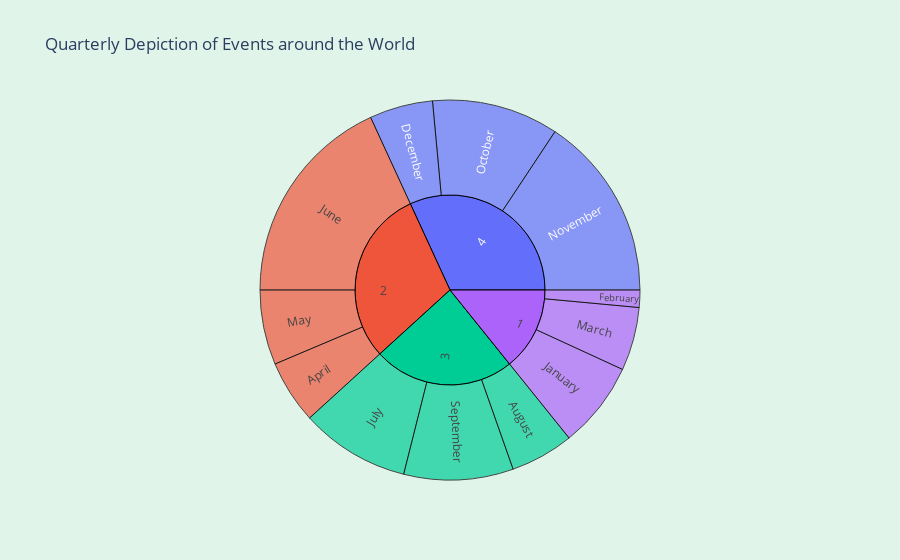

Notebook cell for this chart:
### Code cell
# fig = px.line(df1,x= 'Quarter', y="Name", height=500, width = 950)
# fig.update_yaxes(visible=False)
# fig.update_layout(title='Events per Quarter', plot_bgcolor='rgba(100, 15, 5, 0.2)',xaxis=dict(showgrid=False),yaxis=dict(showticklabels=False,showgrid=False))
# # fig.update_traces(hovertemplate='Date: %{x} <br>%{y}')
# fig.update_traces(mode="markers")
# fig.show()fig.update_traces(textposition='inside', textinfo='percent',insidetextorientation='radial')

# fig = px.pie(df1, values='Quarter', names='Quarter' , title='Events per Quarter')
fig = px.sunburst(df1, path=['Quarter', 'Month'], title='Events per Quarter')
# fig.update_layout(margin = dict(t=0, l=0, r=0, b=0))
fig.update_layout(title='Quarterly Depiction of Events around the World',paper_bgcolor='rgba(101,200,150,0.2)', plot_bgcolor='rgba(0,0,0,0)',)
fig.update_traces(insidetextorientation='radial',hovertemplate= '<b>Quarter: %{label} </b> <br> Number of Unfortunate Events: %{value}',
                  marker=dict(colors=['Quarter'], line=dict(color='#000000', width=1)))
fig.show()

### Figure 1 — Plotly figure (JSON) as saved in the notebook; plotly's stock layout.template omitted (floating-point values rounded to 4 significant figures)
{"data": [{"branchvalues": "total", "domain": {"x": [0, 1], "y": [0, 1]}, "hovertemplate": "<b>Quarter: %{label} </b> <br> Number of Unfortunate Events: %{value}", "ids": ["2/April", "3/August", "4/December", "1/February", "1/January", "3/July", "2/June", "1/March", "2/May", "4/November", "4/October", "3/September", "1", "2", "3", "4"], "insidetextorientation": "radial", "labels": ["April", "August", "December", "February", "January", "July", "June", "March", "May", "November", "October", "September", "1", "2", "3", "4"], "marker": {"colors": ["Quarter"], "line": {"color": "#000000", "width": 1}}, "name": "", "parents": ["2", "3", "4", "1", "1", "3", "2", "1", "2", "4", "4", "3", "", "", "", ""], "type": "sunburst", "values": [11, 11, 11, 3, 15, 19, 37, 11, 13, 32, 22, 19, 29, 61, 49, 65]}], "layout": {"legend": {"tracegroupgap": 0}, "paper_bgcolor": "rgba(101,200,150,0.2)", "plot_bgcolor": "rgba(0,0,0,0)", "title": {"text": "Quarterly Depiction of Events around the World"}}}
